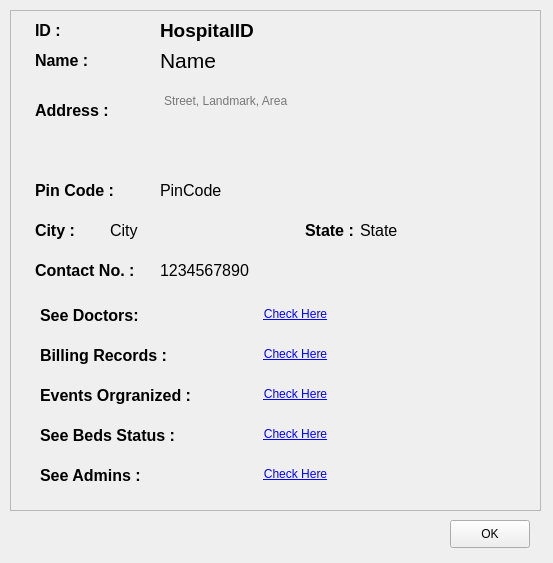
<?xml version="1.0" encoding="UTF-8"?>
<ui version="4.0">
 <class>bloodBankProfile</class>
 <widget class="QDialog" name="bloodBankProfile">
  <property name="geometry">
   <rect>
    <x>0</x>
    <y>0</y>
    <width>553</width>
    <height>563</height>
   </rect>
  </property>
  <property name="windowTitle">
   <string>Hospital Profile</string>
  </property>
  <widget class="QFrame" name="frame">
   <property name="geometry">
    <rect>
     <x>10</x>
     <y>10</y>
     <width>531</width>
     <height>501</height>
    </rect>
   </property>
   <property name="styleSheet">
    <string notr="true"/>
   </property>
   <property name="frameShape">
    <enum>QFrame::StyledPanel</enum>
   </property>
   <property name="frameShadow">
    <enum>QFrame::Raised</enum>
   </property>
   <widget class="QLabel" name="nameLabel">
    <property name="geometry">
     <rect>
      <x>25</x>
      <y>30</y>
      <width>101</width>
      <height>41</height>
     </rect>
    </property>
    <property name="text">
     <string>&lt;html&gt;&lt;head/&gt;&lt;body&gt;&lt;p&gt;&lt;span style=&quot; font-size:12pt; font-weight:600;&quot;&gt;Name :&lt;/span&gt;&lt;/p&gt;&lt;/body&gt;&lt;/html&gt;</string>
    </property>
   </widget>
   <widget class="QLabel" name="addressLabel">
    <property name="geometry">
     <rect>
      <x>25</x>
      <y>80</y>
      <width>101</width>
      <height>41</height>
     </rect>
    </property>
    <property name="text">
     <string>&lt;html&gt;&lt;head/&gt;&lt;body&gt;&lt;p&gt;&lt;span style=&quot; font-size:12pt; font-weight:600;&quot;&gt;Address :&lt;/span&gt;&lt;/p&gt;&lt;/body&gt;&lt;/html&gt;</string>
    </property>
   </widget>
   <widget class="QLabel" name="contactLabel">
    <property name="geometry">
     <rect>
      <x>25</x>
      <y>240</y>
      <width>131</width>
      <height>41</height>
     </rect>
    </property>
    <property name="text">
     <string>&lt;html&gt;&lt;head/&gt;&lt;body&gt;&lt;p&gt;&lt;span style=&quot; font-size:12pt; font-weight:600;&quot;&gt;Contact No. :&lt;/span&gt;&lt;/p&gt;&lt;/body&gt;&lt;/html&gt;</string>
    </property>
   </widget>
   <widget class="QLabel" name="stateLabel">
    <property name="geometry">
     <rect>
      <x>295</x>
      <y>200</y>
      <width>101</width>
      <height>41</height>
     </rect>
    </property>
    <property name="text">
     <string>&lt;html&gt;&lt;head/&gt;&lt;body&gt;&lt;p&gt;&lt;span style=&quot; font-size:12pt; font-weight:600;&quot;&gt;State :&lt;/span&gt;&lt;/p&gt;&lt;/body&gt;&lt;/html&gt;</string>
    </property>
   </widget>
   <widget class="QLabel" name="pinCodeLabel">
    <property name="geometry">
     <rect>
      <x>25</x>
      <y>160</y>
      <width>101</width>
      <height>41</height>
     </rect>
    </property>
    <property name="text">
     <string>&lt;html&gt;&lt;head/&gt;&lt;body&gt;&lt;p&gt;&lt;span style=&quot; font-size:12pt; font-weight:600;&quot;&gt;Pin Code :&lt;/span&gt;&lt;/p&gt;&lt;/body&gt;&lt;/html&gt;</string>
    </property>
   </widget>
   <widget class="QLabel" name="cityLabel">
    <property name="geometry">
     <rect>
      <x>25</x>
      <y>200</y>
      <width>101</width>
      <height>41</height>
     </rect>
    </property>
    <property name="text">
     <string>&lt;html&gt;&lt;head/&gt;&lt;body&gt;&lt;p&gt;&lt;span style=&quot; font-size:12pt; font-weight:600;&quot;&gt;City :&lt;/span&gt;&lt;/p&gt;&lt;/body&gt;&lt;/html&gt;</string>
    </property>
   </widget>
   <widget class="QTextBrowser" name="address">
    <property name="geometry">
     <rect>
      <x>150</x>
      <y>80</y>
      <width>371</width>
      <height>61</height>
     </rect>
    </property>
    <property name="styleSheet">
     <string notr="true">background-color:transparent;
border:none;</string>
    </property>
    <property name="placeholderText">
     <string>Street, Landmark, Area</string>
    </property>
   </widget>
   <widget class="QLabel" name="pinCode">
    <property name="geometry">
     <rect>
      <x>150</x>
      <y>170</y>
      <width>181</width>
      <height>21</height>
     </rect>
    </property>
    <property name="styleSheet">
     <string notr="true">font-size:12pt;</string>
    </property>
    <property name="text">
     <string>PinCode</string>
    </property>
   </widget>
   <widget class="QLabel" name="state">
    <property name="geometry">
     <rect>
      <x>350</x>
      <y>210</y>
      <width>181</width>
      <height>21</height>
     </rect>
    </property>
    <property name="styleSheet">
     <string notr="true">font-size:12pt;</string>
    </property>
    <property name="text">
     <string>State</string>
    </property>
   </widget>
   <widget class="QLabel" name="city">
    <property name="geometry">
     <rect>
      <x>100</x>
      <y>210</y>
      <width>181</width>
      <height>21</height>
     </rect>
    </property>
    <property name="styleSheet">
     <string notr="true">font-size:12pt;</string>
    </property>
    <property name="text">
     <string>City</string>
    </property>
   </widget>
   <widget class="QLabel" name="contact">
    <property name="geometry">
     <rect>
      <x>150</x>
      <y>250</y>
      <width>181</width>
      <height>21</height>
     </rect>
    </property>
    <property name="styleSheet">
     <string notr="true">font-size:12pt;</string>
    </property>
    <property name="text">
     <string>1234567890</string>
    </property>
   </widget>
   <widget class="QLabel" name="name">
    <property name="geometry">
     <rect>
      <x>150</x>
      <y>30</y>
      <width>371</width>
      <height>41</height>
     </rect>
    </property>
    <property name="styleSheet">
     <string notr="true">font-size:16pt;</string>
    </property>
    <property name="text">
     <string>Name</string>
    </property>
   </widget>
   <widget class="QLabel" name="IDLabel">
    <property name="geometry">
     <rect>
      <x>25</x>
      <y>0</y>
      <width>131</width>
      <height>41</height>
     </rect>
    </property>
    <property name="text">
     <string>&lt;html&gt;&lt;head/&gt;&lt;body&gt;&lt;p&gt;&lt;span style=&quot; font-size:12pt; font-weight:600;&quot;&gt;ID :&lt;/span&gt;&lt;/p&gt;&lt;/body&gt;&lt;/html&gt;</string>
    </property>
   </widget>
   <widget class="QLabel" name="HospitalID">
    <property name="geometry">
     <rect>
      <x>150</x>
      <y>0</y>
      <width>371</width>
      <height>41</height>
     </rect>
    </property>
    <property name="styleSheet">
     <string notr="true">font-size:14pt;
font-weight: bold;</string>
    </property>
    <property name="text">
     <string>HospitalID</string>
    </property>
   </widget>
   <widget class="QLabel" name="seeDoctorsLabel">
    <property name="geometry">
     <rect>
      <x>30</x>
      <y>285</y>
      <width>191</width>
      <height>41</height>
     </rect>
    </property>
    <property name="text">
     <string>&lt;html&gt;&lt;head/&gt;&lt;body&gt;&lt;p&gt;&lt;span style=&quot; font-size:12pt; font-weight:600;&quot;&gt;See Doctors:&lt;/span&gt;&lt;/p&gt;&lt;/body&gt;&lt;/html&gt;</string>
    </property>
   </widget>
   <widget class="QLabel" name="billingRecordsLabel">
    <property name="geometry">
     <rect>
      <x>30</x>
      <y>330</y>
      <width>191</width>
      <height>31</height>
     </rect>
    </property>
    <property name="text">
     <string>&lt;html&gt;&lt;head/&gt;&lt;body&gt;&lt;p&gt;&lt;span style=&quot; font-size:12pt; font-weight:600;&quot;&gt;Billing Records :&lt;/span&gt;&lt;/p&gt;&lt;/body&gt;&lt;/html&gt;</string>
    </property>
   </widget>
   <widget class="QLabel" name="eventsOrganizedLabel">
    <property name="geometry">
     <rect>
      <x>30</x>
      <y>370</y>
      <width>191</width>
      <height>31</height>
     </rect>
    </property>
    <property name="text">
     <string>&lt;html&gt;&lt;head/&gt;&lt;body&gt;&lt;p&gt;&lt;span style=&quot; font-size:12pt; font-weight:600;&quot;&gt;Events Orgranized :&lt;/span&gt;&lt;/p&gt;&lt;/body&gt;&lt;/html&gt;</string>
    </property>
   </widget>
   <widget class="QPushButton" name="seeDoctor">
    <property name="geometry">
     <rect>
      <x>230</x>
      <y>290</y>
      <width>111</width>
      <height>28</height>
     </rect>
    </property>
    <property name="styleSheet">
     <string notr="true">text-decoration:underline;
color:blue;
border:none;</string>
    </property>
    <property name="text">
     <string>Check Here</string>
    </property>
   </widget>
   <widget class="QPushButton" name="billingRecords">
    <property name="geometry">
     <rect>
      <x>230</x>
      <y>330</y>
      <width>111</width>
      <height>28</height>
     </rect>
    </property>
    <property name="styleSheet">
     <string notr="true">text-decoration:underline;
color:blue;
border:none;</string>
    </property>
    <property name="text">
     <string>Check Here</string>
    </property>
   </widget>
   <widget class="QPushButton" name="eventsOrganized">
    <property name="geometry">
     <rect>
      <x>230</x>
      <y>370</y>
      <width>111</width>
      <height>28</height>
     </rect>
    </property>
    <property name="styleSheet">
     <string notr="true">text-decoration:underline;
color:blue;
border:none;</string>
    </property>
    <property name="text">
     <string>Check Here</string>
    </property>
   </widget>
   <widget class="QLabel" name="seeBedsStatusLabel">
    <property name="geometry">
     <rect>
      <x>30</x>
      <y>410</y>
      <width>191</width>
      <height>31</height>
     </rect>
    </property>
    <property name="text">
     <string>&lt;html&gt;&lt;head/&gt;&lt;body&gt;&lt;p&gt;&lt;span style=&quot; font-size:12pt; font-weight:600;&quot;&gt;See Beds Status :&lt;/span&gt;&lt;/p&gt;&lt;/body&gt;&lt;/html&gt;</string>
    </property>
   </widget>
   <widget class="QPushButton" name="seeBedStatus">
    <property name="geometry">
     <rect>
      <x>230</x>
      <y>410</y>
      <width>111</width>
      <height>28</height>
     </rect>
    </property>
    <property name="styleSheet">
     <string notr="true">text-decoration:underline;
color:blue;
border:none;</string>
    </property>
    <property name="text">
     <string>Check Here</string>
    </property>
   </widget>
   <widget class="QLabel" name="seeAdminLabel">
    <property name="geometry">
     <rect>
      <x>30</x>
      <y>450</y>
      <width>111</width>
      <height>31</height>
     </rect>
    </property>
    <property name="text">
     <string>&lt;html&gt;&lt;head/&gt;&lt;body&gt;&lt;p&gt;&lt;span style=&quot; font-size:12pt; font-weight:600;&quot;&gt;See Admins :&lt;/span&gt;&lt;/p&gt;&lt;/body&gt;&lt;/html&gt;</string>
    </property>
   </widget>
   <widget class="QPushButton" name="seeAdmins">
    <property name="geometry">
     <rect>
      <x>230</x>
      <y>450</y>
      <width>111</width>
      <height>28</height>
     </rect>
    </property>
    <property name="styleSheet">
     <string notr="true">text-decoration:underline;
color:blue;
border:none;</string>
    </property>
    <property name="text">
     <string>Check Here</string>
    </property>
   </widget>
  </widget>
  <widget class="QPushButton" name="pushButton">
   <property name="geometry">
    <rect>
     <x>450</x>
     <y>520</y>
     <width>80</width>
     <height>28</height>
    </rect>
   </property>
   <property name="text">
    <string>OK</string>
   </property>
  </widget>
 </widget>
 <resources/>
 <connections/>
</ui>
